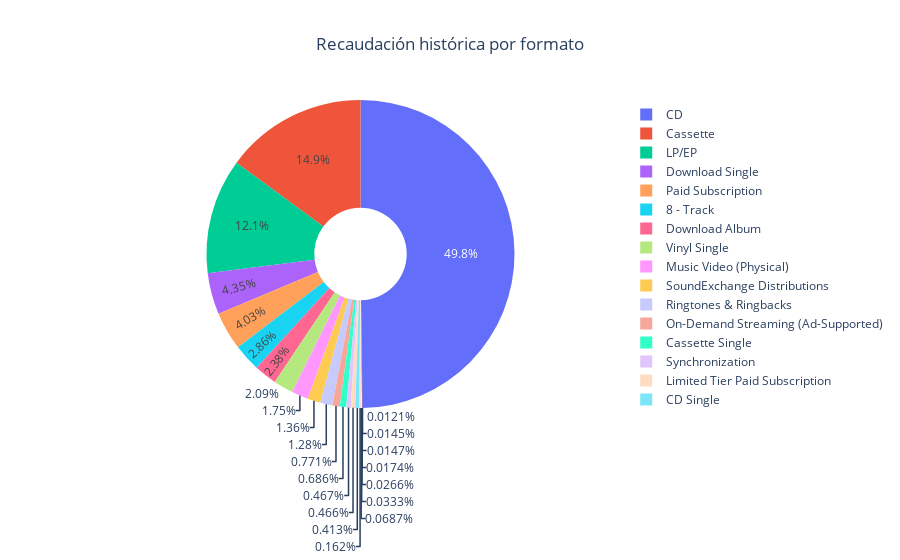

Notebook code for this chart:
### Markdown cell above
- Recaudación histórica por formato

### Code cell
grouped_data = df1.groupby(['format'])['value_actual'].sum()

fig = go.Figure(data=[go.Pie(labels=grouped_data.index, values=grouped_data.values, hole=.3)])
fig.update_layout(title='Recaudación histórica por formato', title_x=0.5)
pyo.iplot(fig)

### Figure 1 — Plotly figure (JSON) as saved in the notebook; plotly's stock layout.template omitted (floating-point values rounded to 4 significant figures)
{"data": [{"hole": 0.3, "labels": ["8 - Track", "CD", "CD Single", "Cassette", "Cassette Single", "DVD Audio", "Download Album", "Download Music Video", "Download Single", "Kiosk", "LP/EP", "Limited Tier Paid Subscription", "Music Video (Physical)", "On-Demand Streaming (Ad-Supported)", "Other Ad-Supported Streaming", "Other Digital", "Other Tapes", "Paid Subscription", "Paid Subscriptions", "Ringtones & Ringbacks", "SACD", "SoundExchange Distributions", "Synchronization", "Vinyl Single"], "type": "pie", "values": [30160.0, 525400.0, 4356.0, 157200.0, 7246.0, 155.0, 25110.0, 724.9, 45890.0, 127.9, 127600.0, 4919.0, 18440.0, 8137.0, 1712.0, 153.0, 280.7, 42510.0, 351.4, 13500.0, 183.7, 14330.0, 4934.0, 22060.0]}], "layout": {"title": {"text": "Recaudación histórica por formato", "x": 0.5}}}
